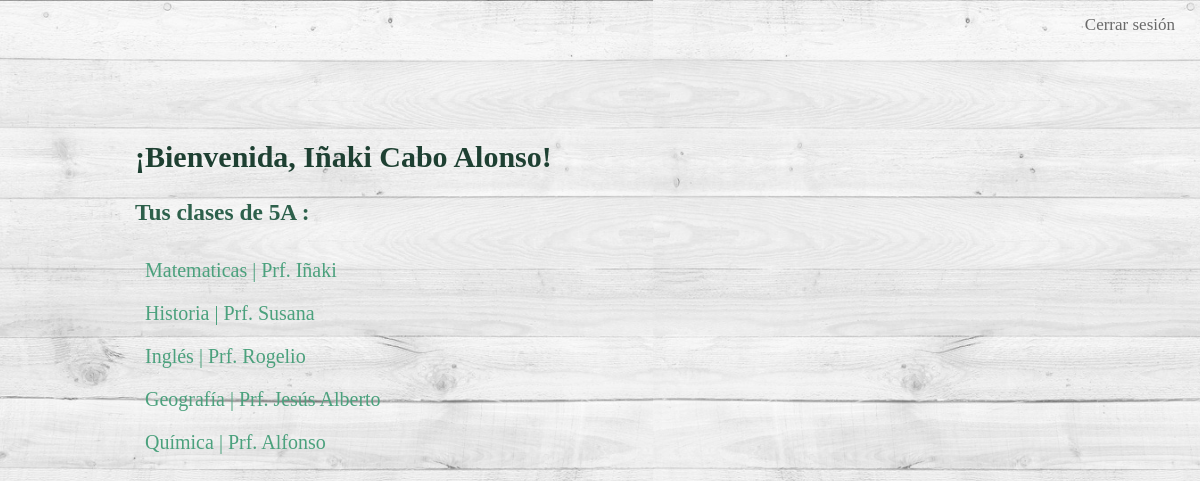
/salon/1/ (signed in), run on the app's committed database.
### user/models.py (models this page shows, shortened)
class User(AbstractBaseUser, PermissionsMixin):
    class Meta:
        verbose_name = 'User'
        verbose_name_plural = 'Users'
    username = models.CharField(max_length=30, unique=True,
                                help_text='Required. 30 characters or fewer. Letters, digits and @/./+/-/_ only.',
                                validators=[validators.RegexValidator(r'^[\w.@+-]+$', (
                                    'Enter a valid username. This value may contain only '
                                    'letters, numbers ' 'and @/./+/-/_ characters.')), ],
                                error_messages={
                                    'unique': "A user with that username already exists.",
                                },
                                )
    full_name = models.CharField('full name', max_length=50, blank=False)
    email = models.EmailField()
    is_professor = models.BooleanField('professor status', default=False)
    classroom = models.ForeignKey(Classroom, blank=True, null=True)
    is_staff = models.BooleanField(
        'staff status',
        default=False,
        help_text='Designates whether the user can log into this admin site.',
    )
    objects = UserManager()
    USERNAME_FIELD = 'username'
    REQUIRED_FIELDS = ['email']

### school/models.py (models this page shows)
class Classroom(models.Model):
    class Meta:
        verbose_name = 'Classroom'
        verbose_name_plural = 'Classrooms'
    school = models.ForeignKey(School)
    name = models.CharField(max_length=30)
    def __str__(self):
        return self.name

class Subject(models.Model):
    class Meta:
        verbose_name = 'Subject'
        verbose_name_plural = 'Subjects'
    classroom = models.ForeignKey(Classroom)
    name = models.CharField(max_length=20)
    professor = models.CharField(max_length=30)
    def __str__(self):
        return self.name

### school/views.py (the view)
# urls.py: url(r'salon/(?P<pk>[0-9])/$', school_views.classroom_view, name='classroom'),
def classroom_view(request, pk):
    user = request.user
    if not user.is_authenticated():
        print('not authenticated')
        return HttpResponseRedirect("/login/")
    else:
        print('authenticated')
        classroom = Classroom.objects.get(pk=pk)
        subjects = {}
        subjectObjects = Subject.objects.filter(classroom=classroom)
        for subject in subjectObjects:
            subjects.setdefault('subject', []).append(subject)
        dictionary = {'classroom': classroom, 'subjects': subjects, 'user': user}
        print(dictionary)
        return render(request, 'index.html', dictionary)

### templates/index.html (shortened to what this page needs)
<!DOCTYPE html>
<html lang="en">
<head>
    {% load static %}
    <link rel="stylesheet" href="{% static 'style.css' %}">
</head>
<body class="inside">
    <div class="containerthree">
        <a href="{% url 'logout' %}" class="close">Cerrar sesión</a>
        <h2 id="welcome">¡Bienvenida, {{ user.full_name }}!</h2>
        <h3>Tus clases de {{ classroom }} :</h3>
        <ul class="classess">
            {% for subject in subjects.subject %}
                <li class="subject"><a href="{% url 'subject' subject.pk %}" class="subjects">{{ subject.name }}   |   Prf. {{ subject.professor }} </a></li>
            {% endfor %}
        </ul>
    </div>
</body>
</html>

### static/style.css (style rules this page uses)
#welcome { color: #1e4032; }
h3 { color: #2d604b; }
.inside { background: url("img/inside.jpg") no-repeat center center fixed; -webkit-background-size: cover; -moz-background-size: cover; background-size: cover; }
.containerthree { font-size: 20px; color: black; font-family: "Arial Rounded MT Bold"; position: absolute; right: 200px; left: 50px; top: 30px; bottom: 100px; padding: 85px; text-align: left; }
.close { color: dimgrey; margin: 15px 25px; text-decoration: none; font-size: 17px; position: fixed; right: 0; top: 0; }
.classess { list-style: none; padding: 10px; }
.subject { padding: 10px; }
.subjects { color: #4ba17d; margin: 0px; text-decoration: none; transition: 1s; }
.classess { list-style: none; margin: 0 auto; padding: 0; width: 90vw; }

### data on the page
User: full_name "Iñaki Cabo Alonso"
Classroom: name "5A"
Subject: name "Matematicas", professor "Iñaki"
Subject: name "Historia", professor "Susana"
Subject: name "Inglés", professor "Rogelio"
Subject: name "Geografía", professor "Jesús Alberto"
Subject: name "Química", professor "Alfonso"
